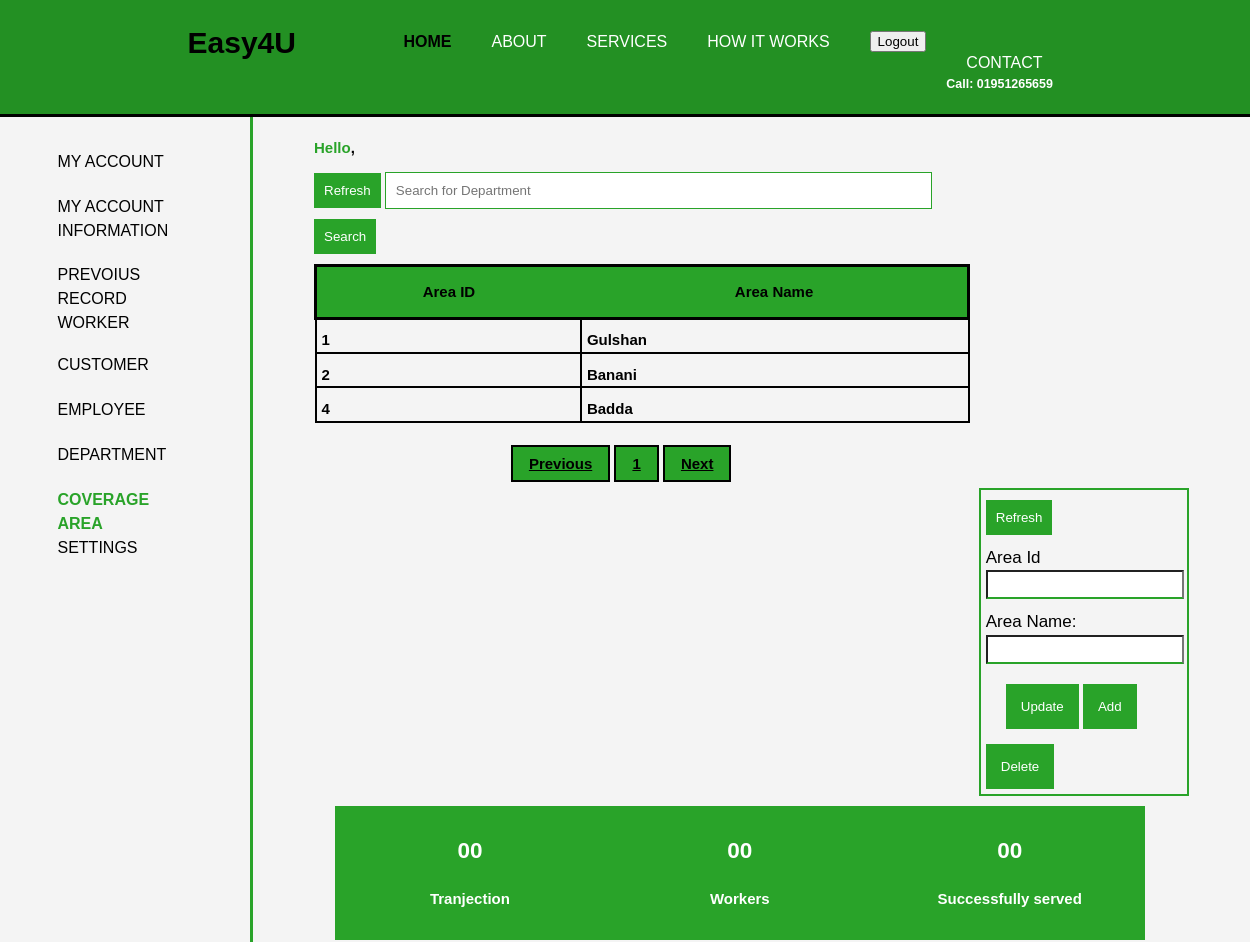
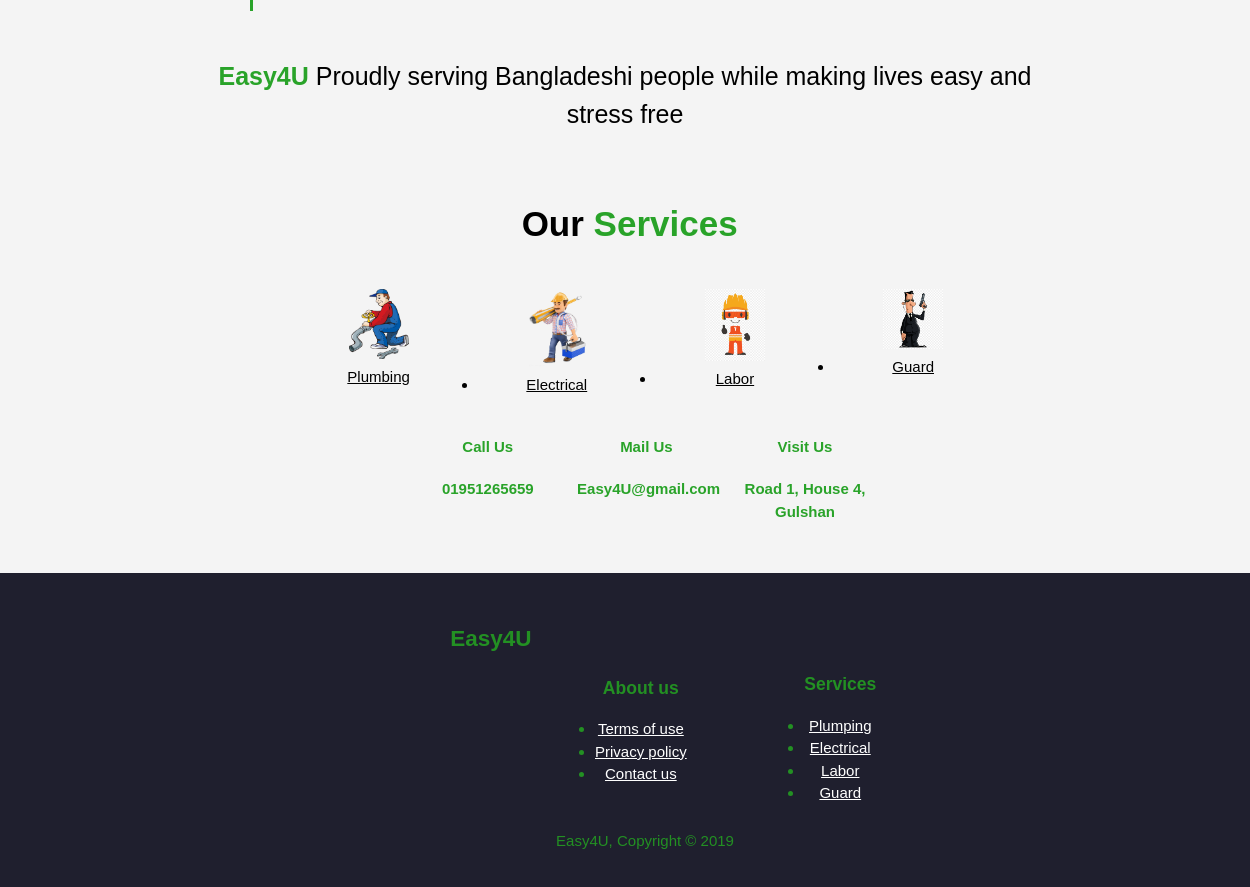
/Area.php, run on the app's committed database (2 pictures, top to bottom).
### tables this page shows
CREATE TABLE `area` (
  `AreaID` int(127) NOT NULL,
  `AreaName` varchar(127) NOT NULL
);

### Area.php (the view, shortened to what this page needs)
<?php
include "includes/db_connect.inc.php";
$username = $_SESSION['userName'];
$perPage = 3;
  $a = 1;
  $startingRow = ($a-1) * $perPage;
if(isset($_POST['searchButton'])){
    $st = $_POST['search'];
    $sql = "SELECT * FROM area
            WHERE AreaName LIKE '%$st%';";
    $result = mysqli_query($conn, $sql);
}
else{
  $sqlUserCheck="SELECT * FROM area LIMIT $startingRow, $perPage;";
  $result=mysqli_query($conn, $sqlUserCheck);
}
  $sqlRowCount="SELECT * FROM area";
  $resultRowCount=mysqli_query($conn, $sqlRowCount);
  $rowCount=mysqli_num_rows($resultRowCount);
  $totalPage = ceil($rowCount / $perPage);
?>
<!DOCTYPE html>
<html>
<head>
  <link rel="stylesheet" href="./css/Home.css">
</head>
<body>
  <header>
    <div class="container">
      <form method="post" action="">
    <div id="branding">
          <h1><span class="highlight">Easy4U</span></h1>
        </div>
        <div id="upperRightBranding">
        <nav>
          <ul>
            <li><a href="">Contact</a></li>
            <h5>Call: 01951265659</h5>
          </ul>
        </nav>
        </div>
        <div id="upperLeft">
        <nav>
          <ul>
            <li><button type="submit" name="signout" id="logout">Logout</button></li>
          </ul>
        </nav>
        </div>
        <nav>
          <ul>
            <li class="current"><a href="Home.php">Home</a></li>
            <li><a href="">About</a></li>
            <li><a href="">Services</a></li>
            <li><a href="">How it works</a></li>
          </ul>
        </nav>
      </form>
    </div>
  </header>
<section id="CustomerSidebar">
      <div class="container">
        <form class="EmployeeSidebar">
        <nav>
          <ul>
            <div class="HireNowBorder">
            <li><a href="Admin.php">My Account</a></li><br><br>
          </div>
            <li><a href="AdminAccountInfo.php">My Account Information</a></li><br><br><br>
            <li><a href="PreviousRecord.php">Prevoius Record</a></li><br><br>
            <li><a href="loadWorker.php">Worker</a></li><br><br>
            <li><a href="loadCustomer.php">Customer</a></li><br><br>
            <li><a href="loadEmployee.php">Employee</a></li><br><br>
            <li><a href="AddDepartment.php">Department</a></li><br><br>
            <li class="current"><a href="Area.php">Coverage Area</a></li><br><br>
            <li><a href="AdminSetting.php">Settings</a></li><br><br>
          </ul>
        </nav>
      </form>
       </div>
     </section>
<form id="loadCustomer" action="Area.php" method="post">
     <section id="Customerload">
       <div class="container">
        <aside id="load">
             <h2><span class="highlight">Hello</span>, <?php echo $username ?> <h2>
              <button type="submit" id="refreshTable" class="Refresh" name="refreshTable"> Refresh </button>
              <input type="text" id="search" onkeyup="Search()" placeholder="Search for Department" name="search">
              <button type="submit" id="searchButton" class="search" name="searchButton"> Search </button>
              <table id="show" class="tableLayout" style="width: 100%">
                <thead>
                <th><h2>Area ID</h2></th>
                <th><h2>Area Name</h2></th>
              </thead>
                <?php
                  while($row=mysqli_fetch_assoc($result))
                    {
                ?>
              <tr>
                <td><?php echo $row['AreaID']; ?></td>
                <td><?php echo $row['AreaName']; ?></td>
              </tr>
              <?php
                }
              ?>
              </table>
       <div id="buttonpg">
       <a href="Area.php?prev=<?php echo $a-1; ?>" class="buttonpg">Previous</a>
       <?php
      for($i=1; $i<=$totalPage; $i++){ ?>
       <a href="Area.php?pg=<?php echo $i; ?>" class="buttonpg"><?php echo $i; ?></a>
       <?php
      }
      ?>
       <a href="Area.php?next=<?php echo $a+1; ?>" class="buttonpg">Next</a>
     </div>
       </aside>
       <aside id="loadUpdate">
                <div>
                    <button type="submit" id="refreshButton" class="Refresh" name="refreshButton"> Refresh </button>
                </div>
                <div>
                    <label>Area Id </label>
                    <input readonly="" type="text" name="AreaId" id="AreaId">
                </div>
                <div>
                    <label>Area Name: </label>
                </div>
                    <input type="text" name="AreaName" id="AreaName" >
                <div>
                    <button type="submit" class="Update" name="updateButton"> Update </button>
                    <button type="submit" class="Add" name="addButton"> Add </button>
                    <button type="submit" class="Delete" name="deleteButton"> Delete </button>
                </div>
       </aside>
     </section>
   </form>
        <section id="tranjection">
      <div class="container">
        <div class="tran">
          <h1>00</h1>
          <h4>Tranjection</h4>
        </div>
        <div class="tran">
          <h1>00</h1>
          <h4>Workers</h4>
        </div>
        <div class="tran">
          <h1>00</h1>
          <h4>Successfully served</h4>
        </div>
      </div>
    </section>
    <section id="menuPara">
       <div class="container">
      <div id="branding">
          <p><span class="highlight">Easy4U</span> Proudly serving Bangladeshi people while making lives easy and stress free</p>
        </div>
       </div>
    </section>
    <section id="ourServices">
      <div class="container">
        <h2>Our <span class="highlight">Services</span></h2>
        <div class="service">
          <img src="./img/plumber.jpg">
          <nav>
            <ul>
              <li><a href="">Plumbing</a></li>
            </ul>
          </nav>
        </div>
        <div class="service">
          <img src="./img/electric.png">
          <nav>
            <ul>
              <li><a href="">Electrical</a></li>
            </ul>
          </nav>
        </div>
        <div class="service">
          <img src="./img/labor.jpg">
          <nav>
            <ul>
              <li><a href="">Labor</a></li>
            </ul>
          </nav>
        </div>
        <div class="service">
          <img src="./img/guard.jpg">
          <nav>
            <ul>
              <li><a href="">Guard</a></li>
            </ul>
          </nav>
        </div>
      </div>
    </section>
    <section id="contactlist">
      <div class="container">
        <div class="contact">
          <h4>Call Us</h4><er>
          <h4>01951265659</h4>
        </div>
        <div class="contact">
          <h4>Mail Us</h4><er>
          <h4>Easy4U@gmail.com</h4>
        </div>
        <div class="contact">
          <h4>Visit Us</h4><er>
          <h4>Road 1, House 4, Gulshan</h4>
        </div>
      </div>
    </section>
    <footer>
      <div class="container">
        <div class="Footer">
          <div id="FooterTitle">
          <h2>Easy4U</h2>
            </div>
          <div id="FooterAboutUs">
          <h3>About us</h3><er>
          <nav>
            <ul>
              <li><a href="">Terms of use</a></li>
              <li><a href="">Privacy policy</a></li>
              <li><a href="">Contact us</a></li>
            </ul>
          </nav>
        </div>
        </div>
        <div class="Footer">
          <div id="FooterService">
          <h3>Services</h3><er>
          <nav>
            <ul>
              <li><a href="">Plumping</a></li>
              <li><a href="">Electrical</a></li>
              <li><a href="">Labor</a></li>
              <li><a href="">Guard</a></li>
            </ul>
          </nav>
          </div>
        </div>
      </div>
      <p>Easy4U, Copyright &copy; 2019</p>
    </footer>
</body>
</html>

### css/Home.css (style rules this page uses)
body { font: 15px/1.5 Arial, Helvetica,sans-serif; padding:0; margin:0; background-color:#f4f4f4; }
.container { width:70%; margin:auto; overflow:hidden; }
ul { margin:0; padding:0; }
header { background:#239023; color:#ffffff; padding-top:20px; min-height:60px; border-bottom:#000000 3px solid; position: fixed; width: 100%; }
header a { color:#ffffff; text-decoration:none; text-transform: uppercase; font-size:16px; }
header li { float:left; display:inline; padding: 0 20px 0 20px; }
header #branding { float:left; }
header #branding h1 { margin:0; }
header nav { float:right; margin-top:10px; }
header .highlight, header .current a { color:#000000; font-weight:bold; }
footer { padding:20px; margin-top:20px; color:#239023; background-color:#1f1f2e; width: 100%; text-align: center; }
footer a { color: #ffffff; }
footer .Footer { float: left; text-align: center; padding: 10px; padding-left: 10%; }
footer #FooterService { padding-left: 20px; padding-top: 50px; }
footer #FooterAboutUs { float: center; padding-left: 300px; }
footer #FooterTitle { float: center; }
#tranjection { margin-top: 10px; margin-left: 60px; align-items: center; }
#tranjection .tran { float:left; text-align: center; width:30%; padding:10px; background: #29a329; color: #ffffff; align-items: center; }
#menuPara { min-height:100px; text-align:center; color:#000000; margin-top:50px; }
#menuPara p { margin-top:10px; font-size:25px; }
#menuPara .highlight { color:#29a329; font-weight:bold; }
#ourServices { margin-top: 10px; margin-left: 20px; padding-left: 8%; }
#ourServices .service { float:left; text-align: center; width:20%; padding:10px; color: #000000; padding-top: 10px; }
#ourServices li { color: #000000; }
#ourServices a { color: #000000; }
#ourServices h2 { text-align: center; padding-right: 14%; font-size:35px; }
#ourServices .highlight { color:#29a329; font-weight:bold; }
#ourServices .service img { width: 60px; }
#contactlist { margin-top: 5px; margin-left: 10px; padding-left: 20%; }
#contactlist .contact { float:left; text-align: center; width:20%; padding:10px; color: #29a329; padding-top: 5px; }
#CustomerSidebar a { color:#000000; text-decoration:none; text-transform: uppercase; font-size:16px; }
#CustomerSidebar li { float:left; display:inline; padding: 0 20px 0 20px; }
#CustomerSidebar .current a { color:#29a329; font-weight:bold; }
#CustomerSidebar nav { margin-top: 50px; }
#CustomerSidebar { float: left; width: 20%; padding-bottom: 30%; background: ; border-right: #29a329 3px solid; padding-top: 100px; }
#loadCustomer { padding-top: 125px; }
#Customerload { width: 100%; align-items: left; margin-left: 0px; }
#Customerload h2 { font-size: 15px; }
#Customerload .tableLayout { text-align: center; border: 2px solid black; border-collapse: collapse; margin: 0 ; }
#Customerload .tableLayout td { border: 2px solid black; padding: 10px 5px 0; }
#Customerload .tableLayout td { text-align: left; }
aside#load { align-items: left; float: left; width: 75%; margin-right: 10%; margin-right: 10px; }
aside#loadUpdate { padding-right: ; padding-top: 10px; padding-left: 5px; align-items: left; float: right; width: 23%; border-right: #29a329 2px solid; border: #29a329 2px solid; }
aside#loadUpdate input { width:90%; padding:5px; margin-bottom: 10px; padding-right: 8px; border-bottom: #29a329 2px solid; }
aside#loadUpdate label { font-size: 17px; }
aside#loadUpdate .Update { margin-left: 20px; margin-bottom: 5px; margin-top: 10px; background: #29a329; padding: 15px; border:0; color: #ffffff; }
aside#loadUpdate .Add { margin-bottom: 5px; margin-top: 10px; background: #29a329; padding: 15px; border:0; color: #ffffff; }
aside#loadUpdate .Delete { margin-bottom: 5px; margin-top: 10px; background: #29a329; padding: 15px; border:0; color: #ffffff; }
#Customerload .Refresh, .search { margin-bottom: 10px; margin-top: px; background: #29a329; padding: 10px; border:0; color: #ffffff; }
#search { margin-bottom: 10px; width: 80%; margin-top: px; background: ; border: 1px solid #29a329; padding: 10px; }
aside#load #buttonpg { padding-top: 30px; padding-left: 30%; }
.buttonpg { background-color: #29a329; color: black; border: 2px solid #000000; cursor: pointer; padding: 8px 16px; }
.highlight { color:#29a329; font-weight:bold; }

### Area.php (style rules this page uses)
table thead { background-color: #29a329; border: 3px solid black; }

### data on the page
area: AreaID "1", AreaName "Gulshan"
area: AreaID "2", AreaName "Banani"
area: AreaID "4", AreaName "Badda"
